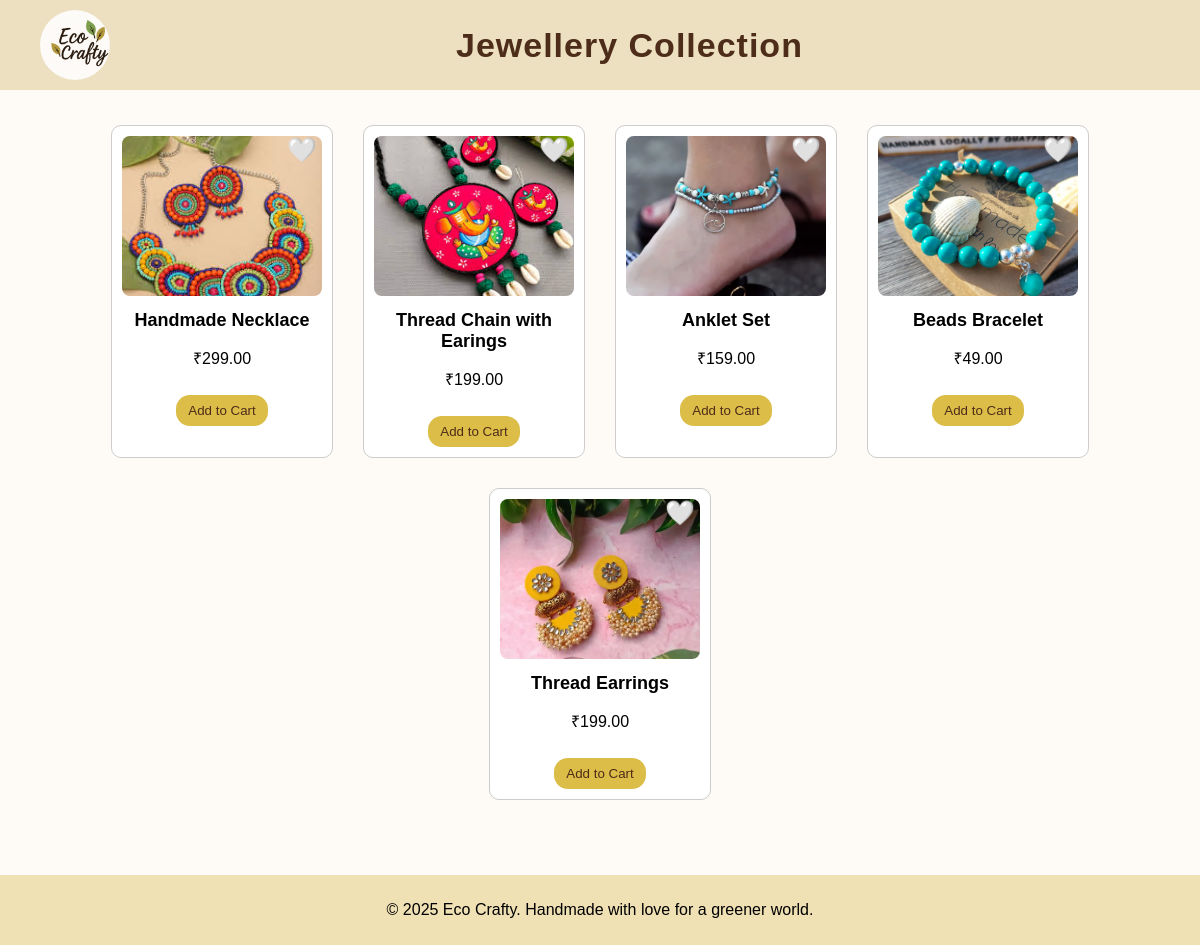
Screenshot of /webpages/jewellery1.php with the database file from the repository.
### tables this page shows
CREATE TABLE `products` (
  `id` int(11) NOT NULL,
  `name` varchar(150) NOT NULL,
  `category_name` varchar(100) NOT NULL,
  `price` decimal(10,2) NOT NULL,
  `description` text DEFAULT NULL,
  `image` varchar(255) DEFAULT NULL,
  `seller_id` int(11) DEFAULT NULL,
  `created_at` timestamp NOT NULL DEFAULT current_timestamp(),
  `quantity` int(5) DEFAULT NULL
);

### webpages/jewellery1.php (the view, shortened to what this page needs)
<?php
$isLoggedIn = isset($_SESSION['username']);
require_once '../includes/db.php';
$sql = "SELECT * FROM products WHERE category_name = 'Jewellery'";
$result = $conn->query($sql);
?>
<!DOCTYPE html>
<html>
<head>
  <link rel="stylesheet" href="categorystyle.css" />
</head>
<body>
<div class="navbar">
        <div class="logo-container">
            <img src="../images/logo.jpg" class="logo-circle" alt="Logo">
        </div>
        <h1>Jewellery  Collection</h1>
    </div>
<section class="products-section">
  <div class="product-grid">
    <?php while($row = $result->fetch_assoc()): ?>
      <?php
        $wishlistClass = '';
      ?>
      <div class="product-card">
        <span class="wishlist-icon <?php echo $wishlistClass; ?>"
              data-id="<?php echo $row['id']; ?>"
              onclick="handleWishlist(this)">
              <?php echo $wishlistClass === 'active' ? '❤️' : '🤍'; ?>
        </span>
        <img src="../<?php echo $row['image']; ?>" alt="Product">
        <h3><?php echo $row['name']; ?></h3>
        <p>₹<?php echo $row['price']; ?></p>
        <button class="btn" onclick="<?php echo $isLoggedIn ? "addToCart({$row['id']})" : "window.location.href='login.php'"; ?>">Add to Cart</button>
      </div>
    <?php endwhile; ?>
  </div>
</section>
<footer>
    <p>&copy; 2025 Eco Crafty. Handmade with love for a greener world.</p>
  </footer>
</body>
</html>

### categorystyle.css (style rules this page uses)
body { margin: 0; padding: 0; font-family: Arial, sans-serif; background: #fefaf5; display: flex; flex-direction: column; min-height: 100vh; }
.navbar { background: #ece0c0; padding: 10px 20px; display: flex; align-items: center; justify-content: space-between; }
.logo-container { width: 70px; height: 70px; margin-left: 20px; overflow: hidden; border-radius: 50%; }
.logo-circle { width: 110%; height: 110%; object-fit: cover; }
.navbar h1 { position: absolute; left:38%; font-size: 34px; font-weight: bold; letter-spacing: 1px; color:#4d2c19; }
.products-section { margin-right:50px; margin-left:50px; justify-content: center; }
.product-grid { display: flex; max-width: 1300px; padding: 20px 40px; flex-wrap: wrap; justify-content: center; margin: auto; flex-wrap: wrap; }
.product-card { position: relative; border: 1px solid #ccc; border-radius: 10px; margin: 15px; width: 200px; padding: 10px; text-align: center; background-color: #fff; }
.product-card img { width: 100%; height: 160px; object-fit: cover; border-radius: 8px; }
.product-card h3 { font-size: 18px; margin: 10px 0; }
.product-card .btn { background-color: rgb(219, 189, 72); color: #4d2c19;; padding: 8px 12px; border: none; border-radius: 14px; text-decoration: none; display: inline-block; margin-top: 10px; cursor: pointer; }
.wishlist-icon { position: absolute; top: 10px; right: 15px; font-size: 24px; color: #ccc; cursor: pointer; }
footer { text-align: center; padding: 10px 0; background: #f0e1b5; margin-top: 40px; display: flex; justify-content: center; width: 100%; bottom: 0; }

### rows the page displays
products: image (picture), name "Handmade Necklace", price "299.00"
products: image (picture), name "Thread Chain with Earings", price "199.00"
products: image (picture), name "Anklet Set", price "159.00"
products: image (picture), name "Beads Bracelet", price "49.00"
products: image (picture), name "Thread Earrings", price "199.00"
